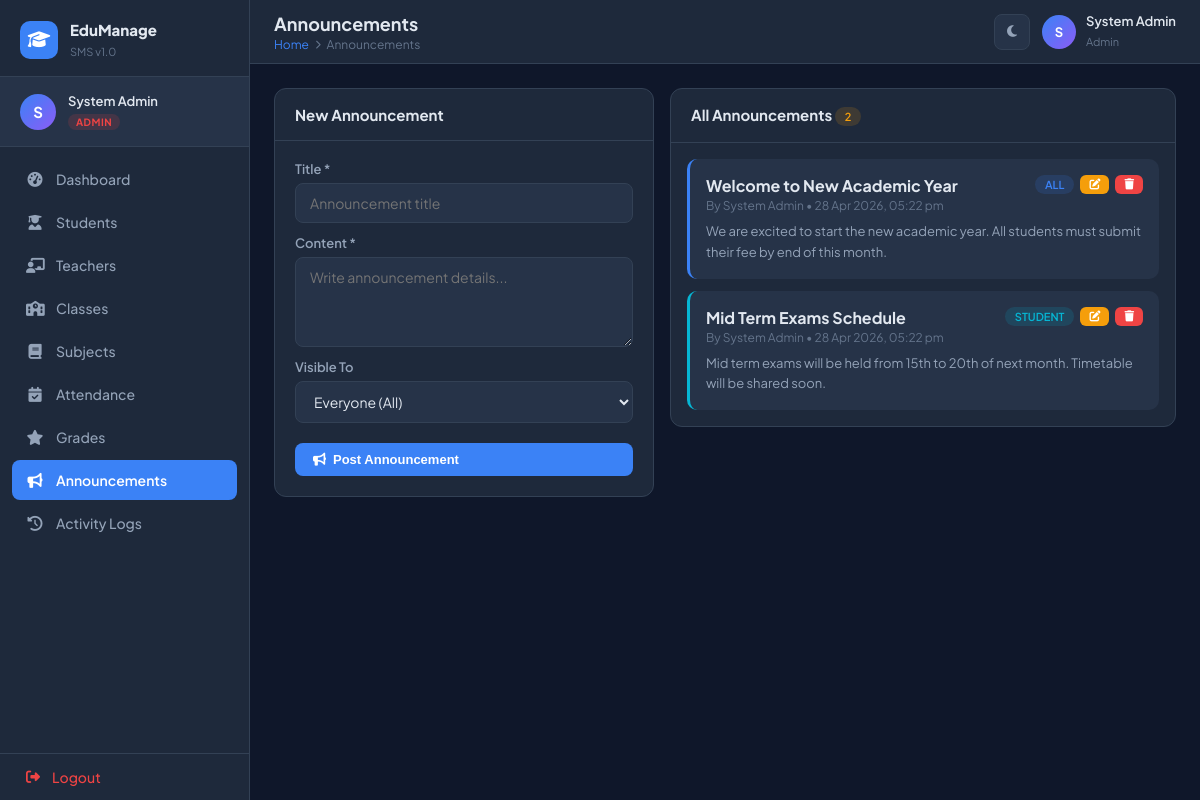
The page /admin/announcements.php (signed in) on the database its author committed.
### tables this page shows
CREATE TABLE IF NOT EXISTS announcements (
    id INT AUTO_INCREMENT PRIMARY KEY,
    title VARCHAR(200) NOT NULL,
    content TEXT NOT NULL,
    target_role ENUM('all','student','teacher') DEFAULT 'all',
    created_by INT,
    created_at TIMESTAMP DEFAULT CURRENT_TIMESTAMP
);

CREATE TABLE IF NOT EXISTS users (
    id INT AUTO_INCREMENT PRIMARY KEY,
    name VARCHAR(100) NOT NULL,
    email VARCHAR(150) NOT NULL UNIQUE,
    password VARCHAR(255) NOT NULL,
    role ENUM('admin','teacher','student') NOT NULL DEFAULT 'student',
    status ENUM('active','inactive') DEFAULT 'active',
    created_at TIMESTAMP DEFAULT CURRENT_TIMESTAMP
);

### config/db.php (called while the page is built, shortened)
<?php
function h($str) {
    return htmlspecialchars($str ?? '', ENT_QUOTES, 'UTF-8');
}

### admin/announcements.php (the view, shortened to what this page needs)
<?php
require_once '../config/db.php';
$editData = null;
$announcements = $conn->query("SELECT a.*,u.name as author FROM announcements a LEFT JOIN users u ON a.created_by=u.id ORDER BY a.created_at DESC")->fetch_all(MYSQLI_ASSOC);
require_once '../includes/header.php';
?>
<div style="display:grid;grid-template-columns:380px 1fr;gap:16px;align-items:start;">
<div class="card">
    <div class="card-header">
        <span class="card-title"><?= $editData ? 'Edit Announcement' : 'New Announcement' ?></span>
    </div>
    <div class="card-body">
        <form method="POST">
            <div class="form-group">
                <label>Title *</label>
                <input type="text" name="title" required value="<?= h($editData['title'] ?? '') ?>" placeholder="Announcement title">
            </div>
            <div class="form-group" style="margin-top:12px">
                <label>Content *</label>
                <textarea name="content" required placeholder="Write announcement details..."><?= h($editData['content'] ?? '') ?></textarea>
            </div>
            <div class="form-group" style="margin-top:12px">
                <label>Visible To</label>
                <select name="target_role">
                    <option value="all" <?= ($editData['target_role']??'all')==='all'?'selected':'' ?>>Everyone (All)</option>
                </select>
            </div>
            <div class="form-actions">
                <button type="submit" class="btn btn-primary w-100">
                    <i class="fas fa-bullhorn"></i> <?= $editData ? 'Update' : 'Post Announcement' ?>
                </button>
            </div>
        </form>
    </div>
</div>
<div class="card">
    <div class="card-header">
        <span class="card-title">All Announcements <span class="badge badge-warning"><?= count($announcements) ?></span></span>
    </div>
    <div style="padding:16px;display:flex;flex-direction:column;gap:12px;">
        <?php if (empty($announcements)): ?>
        <div class="empty-state"><i class="fas fa-bullhorn"></i><h3>No announcements yet</h3></div>
        <?php else: foreach ($announcements as $ann):
            $targetColors = ['all'=>'primary','student'=>'info','teacher'=>'success'];
            $tc = $targetColors[$ann['target_role']] ?? 'secondary';
        ?>
        <div style="background:var(--surface2);border-radius:10px;padding:16px;border-left:3px solid var(--<?= $tc==='primary'?'primary':($tc==='info'?'info':'success') ?>)">
            <div style="display:flex;justify-content:space-between;align-items:flex-start;gap:8px;margin-bottom:8px;">
                <div>
                    <div style="font-weight:700;margin-bottom:2px;"><?= h($ann['title']) ?></div>
                    <div style="font-size:12px;color:var(--text-dim)">
                        By <?= h($ann['author'] ?? 'Admin') ?> &bull; <?= date('d M Y, h:i a', strtotime($ann['created_at'])) ?>
                    </div>
                </div>
                <div style="display:flex;align-items:center;gap:6px;flex-shrink:0">
                    <span class="badge badge-<?= $tc ?>"><?= ucfirst($ann['target_role']) ?></span>
                    <a href="announcements.php?action=edit&id=<?= $ann['id'] ?>" class="btn btn-warning btn-xs"><i class="fas fa-edit"></i></a>
                    <a href="announcements.php?delete=<?= $ann['id'] ?>" class="btn btn-danger btn-xs" data-confirm="Delete this announcement?"><i class="fas fa-trash"></i></a>
                </div>
            </div>
            <p style="font-size:13px;color:var(--text-muted);line-height:1.6"><?= nl2br(h($ann['content'])) ?></p>
        </div>
        <?php endforeach; endif; ?>
    </div>
</div>
</div>
<?php require_once '../includes/footer.php'; ?>

### assets/css/style.css (style rules this page uses)
:root { --bg: #0f172a; --surface: #1e293b; --surface2: #263348; --border: #334155; --text: #e2e8f0; --text-muted: #94a3b8; --text-dim: #64748b; --primary: #3b82f6; --primary-dark: #2563eb; --primary-light: rgba(59,130,246,0.15); --success: #10b981; --success-light: rgba(16,185,129,0.15); --danger: #ef4444; --danger-light: rgba(239,68,68,0.15); --warning: #f59e0b; --warning-light: rgba(245,158,11,0.15); --info: #06b6d4; --info-light: rgba(6,182,212,0.15); --sidebar-w: 250px; --topbar-h: 64px; --radius: 12px; --radius-sm: 8px; --shadow: 0 4px 24px rgba(0,0,0,0.3); --transition: 0.25s ease; }
*, *::before, *::after { box-sizing: border-box; margin: 0; padding: 0; }
html { scroll-behavior: smooth; }
body { font-family: 'Plus Jakarta Sans', sans-serif; background: var(--bg); color: var(--text); display: flex; min-height: 100vh; overflow-x: hidden; transition: background var(--transition), color var(--transition); }
.card { background: var(--surface); border: 1px solid var(--border); border-radius: var(--radius); margin-bottom: 20px; }
.card-header { display: flex; align-items: center; justify-content: space-between; padding: 16px 20px; border-bottom: 1px solid var(--border); }
.card-title { font-size: 15px; font-weight: 700; }
.card-body { padding: 20px; }
.badge { display: inline-flex; align-items: center; gap: 4px; padding: 3px 10px; border-radius: 20px; font-size: 11px; font-weight: 600; text-transform: uppercase; }
.badge-warning { background: var(--warning-light); color: var(--warning); }
.badge-info { background: var(--info-light); color: var(--info); }
.badge-primary { background: var(--primary-light); color: var(--primary); }
.btn { display: inline-flex; align-items: center; gap: 7px; padding: 9px 18px; border-radius: var(--radius-sm); font-size: 13px; font-weight: 600; cursor: pointer; border: none; text-decoration: none; transition: all var(--transition); white-space: nowrap; }
.btn-primary { background: var(--primary); color: #fff; }
.btn-danger { background: var(--danger); color: #fff; }
.btn-warning { background: var(--warning); color: #fff; }
.btn-xs { padding: 4px 9px; font-size: 11px; border-radius: 6px; }
.form-group { display: flex; flex-direction: column; gap: 6px; }
label { font-size: 13px; font-weight: 600; color: var(--text-muted); }
input, select, textarea { background: var(--surface2); border: 1px solid var(--border); border-radius: var(--radius-sm); padding: 10px 14px; color: var(--text); font-family: inherit; font-size: 14px; transition: border-color var(--transition); width: 100%; }
select option { background: var(--surface); }
textarea { min-height: 90px; resize: vertical; }
.form-actions { display: flex; gap: 10px; margin-top: 20px; flex-wrap: wrap; }
.w-100 { width: 100%; }
.card-header { flex-wrap: wrap; gap: 8px; }

### rows shown on the page
announcements: title "Welcome to New Academic Year", users.name "System Admin", created_at "28 Apr 2026, 05:22 pm", target_role "ALL", content "We are excited to start the new academic year. All students must submit their fee by end of this month."
announcements: title "Mid Term Exams Schedule", users.name "System Admin", created_at "28 Apr 2026, 05:22 pm", target_role "STUDENT", content "Mid term exams will be held from 15th to 20th of next month. Timetable will be shared soon."

### other values the page prints
substr($user['name'], 0, 1) "S"
$user['name'] "System Admin"
$role "ADMIN"
$item['label'] "Dashboard"
$item['label'] "Students"
$item['label'] "Teachers"
$item['label'] "Classes"
$item['label'] "Subjects"
$item['label'] "Attendance"
$item['label'] "Grades"
$item['label'] "Announcements"
$item['label'] "Activity Logs"
$pageTitle "Announcements"
$breadcrumb "Announcements"
$role "Admin"
